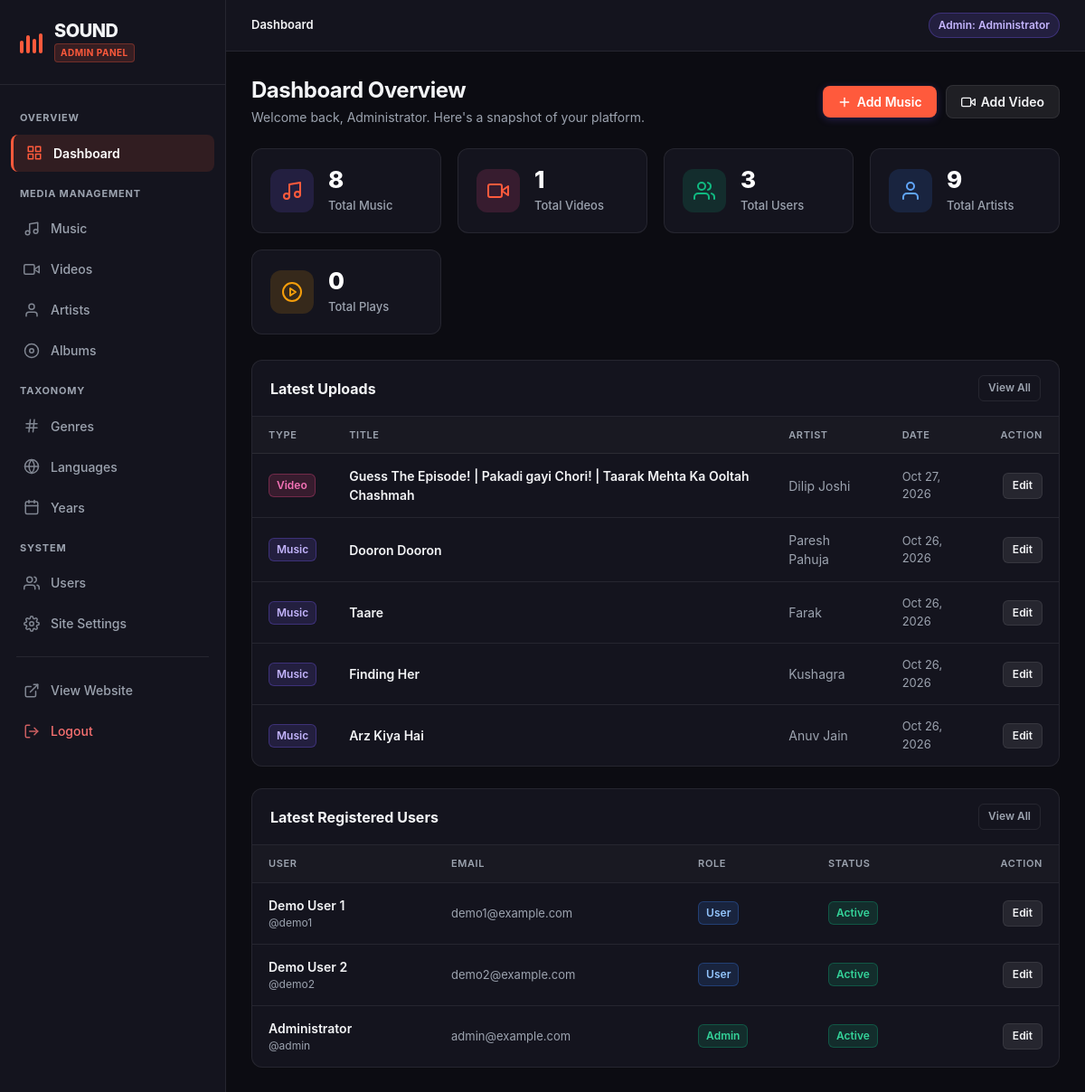
Page /admin/dashboard.php (signed in) on the committed database.
### tables this page shows
CREATE TABLE `videos` (
  `id` int(11) NOT NULL,
  `artist_id` int(11) NOT NULL,
  `album_id` int(11) DEFAULT NULL,
  `genre_id` int(11) NOT NULL,
  `language_id` int(11) NOT NULL,
  `year_id` int(11) NOT NULL,
  `title` varchar(100) NOT NULL,
  `file_path` varchar(255) NOT NULL,
  `thumbnail` varchar(255) DEFAULT NULL,
  `description` text DEFAULT NULL,
  `duration` int(11) DEFAULT NULL,
  `play_count` int(11) DEFAULT 0,
  `created_at` timestamp NOT NULL DEFAULT current_timestamp()
);

CREATE TABLE `artists` (
  `id` int(11) NOT NULL,
  `name` varchar(100) NOT NULL,
  `description` text DEFAULT NULL
);

CREATE TABLE `music` (
  `id` int(11) NOT NULL,
  `artist_id` int(11) NOT NULL,
  `album_id` int(11) DEFAULT NULL,
  `genre_id` int(11) NOT NULL,
  `language_id` int(11) NOT NULL,
  `year_id` int(11) NOT NULL,
  `title` varchar(100) NOT NULL,
  `file_path` varchar(255) NOT NULL,
  `cover` varchar(255) DEFAULT NULL,
  `description` text DEFAULT NULL,
  `duration` int(11) DEFAULT NULL,
  `play_count` int(11) DEFAULT 0,
  `created_at` timestamp NOT NULL DEFAULT current_timestamp()
);

CREATE TABLE `users` (
  `id` int(11) NOT NULL,
  `role` enum('admin','user') NOT NULL DEFAULT 'user',
  `status` enum('active','disabled') NOT NULL DEFAULT 'active',
  `userid` varchar(20) NOT NULL,
  `name` varchar(100) NOT NULL,
  `address` text DEFAULT NULL,
  `phone` varchar(20) DEFAULT NULL,
  `email` varchar(100) NOT NULL,
  `password_hash` varchar(255) NOT NULL,
  `created_at` timestamp NOT NULL DEFAULT current_timestamp()
);

### config/database.php (called while the page is built, shortened)
<?php
try {
    $pdo = new PDO("mysql:host=" . DB_HOST . ";dbname=" . DB_NAME . ";charset=utf8mb4", DB_USER, DB_PASS);
    $pdo->setAttribute(PDO::ATTR_ERRMODE, PDO::ERRMODE_EXCEPTION);
} catch (PDOException $e) {
    if (defined('APP_DEBUG') && APP_DEBUG) {
        die("Could not connect to the database " . DB_NAME . ": " . $e->getMessage());
    } else {
        error_log("Database connection error: " . $e->getMessage());
        http_response_code(500);
        die("<!DOCTYPE html><html><head><title>Service Unavailable</title><link rel='stylesheet' href='/sound/assets/css/style.css'></head><body style='display:flex;align-items:center;justify-content:center;min-height:100vh;background:#121212;color:#fff;font-family:\"Segoe UI\", sans-serif;'><div style='text-align:center;'><h1>Service Temporarily Unavailable</h1><p style='color:#b3b3b3;'>We are experiencing database connectivity issues. Please try again in a few moments.</p></div></body></html>");
    }
}
function query($sql, $params = []) {
    global $pdo;
    $stmt = $pdo->prepare($sql);
    $stmt->execute($params);
    return $stmt;
}
function fetchAll($sql, $params = []) {
    return query($sql, $params)->fetchAll(PDO::FETCH_ASSOC);
}
function fetchOne($sql, $params = []) {
    return query($sql, $params)->fetch(PDO::FETCH_ASSOC);
}

### admin/dashboard.php (the view, shortened to what this page needs)
<?php
require_once __DIR__ . '/includes/admin_header.php';
$music_count = fetchOne("SELECT COUNT(*) as count FROM music")['count'] ?? 0;
$video_count = fetchOne("SELECT COUNT(*) as count FROM videos")['count'] ?? 0;
$user_count = fetchOne("SELECT COUNT(*) as count FROM users")['count'] ?? 0;
$artist_count = fetchOne("SELECT COUNT(*) as count FROM artists")['count'] ?? 0;
$music_plays = fetchOne("SELECT COALESCE(SUM(play_count), 0) as total FROM music")['total'] ?? 0;
$video_plays = fetchOne("SELECT COALESCE(SUM(play_count), 0) as total FROM videos")['total'] ?? 0;
$total_plays = $music_plays + $video_plays;
$latest_music = fetchAll("SELECT m.id, m.title, 'Music' as media_type, a.name as artist_name, m.created_at FROM music m LEFT JOIN artists a ON m.artist_id = a.id ORDER BY m.created_at DESC LIMIT 5");
$latest_videos = fetchAll("SELECT v.id, v.title, 'Video' as media_type, a.name as artist_name, v.created_at FROM videos v LEFT JOIN artists a ON v.artist_id = a.id ORDER BY v.created_at DESC LIMIT 5");
$latest_uploads = array_merge($latest_music, $latest_videos);
usort($latest_uploads, function($a, $b) {
    return strtotime($b['created_at']) <=> strtotime($a['created_at']);
});
$latest_uploads = array_slice($latest_uploads, 0, 5);
$recent_users = fetchAll("SELECT * FROM users ORDER BY created_at DESC LIMIT 5");
?>
<div class="admin-page-header">
    <div>
        <h1>Dashboard Overview</h1>
        <p style="color: var(--admin-text-muted); margin: 4px 0 0 0; font-size: 14px;">Welcome back, <?php echo htmlspecialchars($user_name); ?>. Here's a snapshot of your platform.</p>
    </div>
    <div class="header-actions">
        <a href="add_music.php" class="btn btn-primary">
            <svg width="16" height="16" viewBox="0 0 24 24" fill="none" stroke="currentColor" stroke-width="2" stroke-linecap="round" stroke-linejoin="round"><line x1="12" y1="5" x2="12" y2="19"></line><line x1="5" y1="12" x2="19" y2="12"></line></svg>
            Add Music
        </a>
        <a href="add_video.php" class="btn btn-secondary">
            <svg width="16" height="16" viewBox="0 0 24 24" fill="none" stroke="currentColor" stroke-width="2" stroke-linecap="round" stroke-linejoin="round"><polygon points="23 7 16 12 23 17 23 7"></polygon><rect x="1" y="5" width="15" height="14" rx="2" ry="2"></rect></svg>
            Add Video
        </a>
    </div>
</div>
<div class="admin-stats-grid">
    <div class="admin-stat-card">
        <div class="admin-stat-icon">
            <svg width="24" height="24" viewBox="0 0 24 24" fill="none" stroke="currentColor" stroke-width="2" stroke-linecap="round" stroke-linejoin="round">
                <path d="M9 18V5l12-2v13"></path>
                <circle cx="6" cy="18" r="3"></circle>
                <circle cx="18" cy="16" r="3"></circle>
            </svg>
        </div>
        <div class="admin-stat-details">
            <div class="stat-value"><?php echo number_format($music_count); ?></div>
            <div class="stat-label">Total Music</div>
        </div>
    </div>
    <div class="admin-stat-card">
        <div class="admin-stat-icon pink">
            <svg width="24" height="24" viewBox="0 0 24 24" fill="none" stroke="currentColor" stroke-width="2" stroke-linecap="round" stroke-linejoin="round">
                <polygon points="23 7 16 12 23 17 23 7"></polygon>
                <rect x="1" y="5" width="15" height="14" rx="2" ry="2"></rect>
            </svg>
        </div>
        <div class="admin-stat-details">
            <div class="stat-value"><?php echo number_format($video_count); ?></div>
            <div class="stat-label">Total Videos</div>
        </div>
    </div>
    <div class="admin-stat-card">
        <div class="admin-stat-icon green">
        </div>
        <div class="admin-stat-details">
            <div class="stat-value"><?php echo number_format($user_count); ?></div>
            <div class="stat-label">Total Users</div>
        </div>
    </div>
    <div class="admin-stat-card">
        <div class="admin-stat-icon blue">
            <svg width="24" height="24" viewBox="0 0 24 24" fill="none" stroke="currentColor" stroke-width="2" stroke-linecap="round" stroke-linejoin="round">
                <path d="M20 21v-2a4 4 0 0 0-4-4H8a4 4 0 0 0-4 4v2"></path>
                <circle cx="12" cy="7" r="4"></circle>
            </svg>
        </div>
        <div class="admin-stat-details">
            <div class="stat-value"><?php echo number_format($artist_count); ?></div>
            <div class="stat-label">Total Artists</div>
        </div>
    </div>
    <div class="admin-stat-card">
        <div class="admin-stat-icon yellow">
            <svg width="24" height="24" viewBox="0 0 24 24" fill="none" stroke="currentColor" stroke-width="2" stroke-linecap="round" stroke-linejoin="round">
                <circle cx="12" cy="12" r="10"></circle>
                <polygon points="10 8 16 12 10 16 10 8"></polygon>
            </svg>
        </div>
        <div class="admin-stat-details">
            <div class="stat-value"><?php echo number_format($total_plays); ?></div>
            <div class="stat-label">Total Plays</div>
        </div>
    </div>
</div>
<div class="admin-dashboard-grid">
    <div class="admin-panel">
        <div class="admin-panel-header">
            <h3>Latest Uploads</h3>
            <a href="music.php" class="btn btn-outline btn-sm">View All</a>
        </div>
        <div style="overflow-x: auto;">
            <table class="admin-table">
                <thead>
                    <tr>
                        <th>Type</th>
                        <th>Title</th>
                        <th>Artist</th>
                        <th>Date</th>
                        <th style="text-align: right;">Action</th>
                    </tr>
                </thead>
                <tbody>
                    <?php if (empty($latest_uploads)): ?>
                        <tr>
                            <td colspan="5" style="text-align: center; color: var(--admin-text-muted); padding: 24px;">No uploads found.</td>
                        </tr>
                    <?php else: ?>
                        <?php foreach ($latest_uploads as $item): ?>
                            <tr>
                                <td>
                                    <?php if ($item['media_type'] === 'Music'): ?>
                                        <span class="admin-badge admin-badge-music">Music</span>
                                    <?php else: ?>
                                        <span class="admin-badge admin-badge-video">Video</span>
                                    <?php endif; ?>
                                </td>
                                <td style="font-weight: 600;"><?php echo htmlspecialchars($item['title']); ?></td>
                                <td style="color: var(--admin-text-muted);"><?php echo htmlspecialchars($item['artist_name'] ?? 'Unknown'); ?></td>
                                <td style="color: var(--admin-text-muted); font-size: 13px;"><?php echo date('M j, Y', strtotime($item['created_at'])); ?></td>
                                <td style="text-align: right;">
                                    <?php if ($item['media_type'] === 'Music'): ?>
                                        <a href="edit_music.php?id=<?php echo $item['id']; ?>" class="btn btn-secondary btn-sm">Edit</a>
                                    <?php else: ?>
                                        <a href="edit_video.php?id=<?php echo $item['id']; ?>" class="btn btn-secondary btn-sm">Edit</a>
                                    <?php endif; ?>
                                </td>
                            </tr>
                        <?php endforeach; ?>
                    <?php endif; ?>
                </tbody>
            </table>
        </div>
    </div>
    <div class="admin-panel">
        <div class="admin-panel-header">
            <h3>Latest Registered Users</h3>
            <a href="users.php" class="btn btn-outline btn-sm">View All</a>
        </div>
        <div style="overflow-x: auto;">
            <table class="admin-table">
                <thead>
                    <tr>
                        <th>User</th>
                        <th>Email</th>
                        <th>Role</th>
                        <th>Status</th>
                        <th style="text-align: right;">Action</th>
                    </tr>
                </thead>
                <tbody>
                    <?php if (empty($recent_users)): ?>
                        <tr>
                            <td colspan="5" style="text-align: center; color: var(--admin-text-muted); padding: 24px;">No registered users found.</td>
                        </tr>
                    <?php else: ?>
                        <?php foreach ($recent_users as $u): ?>
                            <tr>
                                <td>
                                    <div style="font-weight: 600;"><?php echo htmlspecialchars($u['name']); ?></div>
                                    <div style="font-size: 12px; color: var(--admin-text-muted);">@<?php echo htmlspecialchars($u['userid']); ?></div>
                                </td>
                                <td style="color: var(--admin-text-muted); font-size: 13px;"><?php echo htmlspecialchars($u['email']); ?></td>
                                <td>
                                    <span class="admin-badge admin-badge-<?php echo htmlspecialchars($u['role']); ?>">
                                        <?php echo htmlspecialchars($u['role']); ?>
                                    </span>
                                </td>
                                <td>
                                    <span class="admin-badge admin-badge-<?php echo htmlspecialchars($u['status']); ?>">
                                        <?php echo htmlspecialchars($u['status']); ?>
                                    </span>
                                </td>
                                <td style="text-align: right;">
                                    <a href="edit_user.php?id=<?php echo $u['id']; ?>" class="btn btn-secondary btn-sm">Edit</a>
                                </td>
                            </tr>
                        <?php endforeach; ?>
                    <?php endif; ?>
                </tbody>
            </table>
        </div>
    </div>
</div>
<?php require_once __DIR__ . '/includes/admin_footer.php'; ?>

### assets/css/style.css (style rules this page uses)
:root { --bg-base: #121212; --bg-surface: #181818; --bg-card: #181818; --bg-card-hover: #242424; --bg-elevated: #282828; --bg-highlight: #323232; --border-color: #282828; --border-hover: #3e3e3e; --text-primary: #FFFFFF; --text-muted: #B3B3B3; --text-subtle: #727272; --accent: #FF5A3C; --accent-hover: #ff7157; --accent-active: #e04a2f; --accent-subtle: rgba(255, 90, 60, 0.15); --accent-text: #FFFFFF; --danger: #ef4444; --danger-subtle: rgba(239, 68, 68, 0.15); --success: #22c55e; --success-subtle: rgba(34, 197, 94, 0.15); --font-sans: 'Segoe UI', -apple-system, BlinkMacSystemFont, Roboto, 'Helvetica Neue', Arial, sans-serif; --font-mono: SFMono-Regular, Consolas, 'Liberation Mono', Menlo, monospace; --radius-sm: 4px; --radius-md: 6px; --radius-card: 8px; --radius-pill: 9999px; --sidebar-width: 240px; --player-height: 80px; --topbar-height: 64px; --transition-fast: 0.15s ease; --transition-normal: 0.2s ease; --shadow-card: 0 4px 12px rgba(0, 0, 0, 0.4); --shadow-dropdown: 0 8px 24px rgba(0, 0, 0, 0.6); }
*, *::before, *::after { margin: 0; padding: 0; box-sizing: border-box; }
html { font-size: 16px; color-scheme: dark; background-color: var(--bg-base); }
body { font-family: var(--font-sans); background-color: var(--bg-base); color: var(--text-primary); line-height: 1.5; -webkit-font-smoothing: antialiased; -moz-osx-font-smoothing: grayscale; min-height: 100vh; }
a { color: inherit; text-decoration: none; transition: color var(--transition-fast); }
img, svg { display: block; max-width: 100%; }
h1, h2, h3, h4, h5, h6 { color: var(--text-primary); font-weight: 700; line-height: 1.25; }
h1 { font-size: 28px; margin-bottom: 20px; letter-spacing: -0.02em; }
h3 { font-size: 18px; margin-bottom: 12px; }
p { color: var(--text-muted); margin-bottom: 12px; }
.btn { display: inline-flex; align-items: center; justify-content: center; gap: 8px; padding: 9px 18px; border: 1px solid transparent; border-radius: var(--radius-md); cursor: pointer; font-size: 14px; font-weight: 600; line-height: 1.4; text-align: center; transition: background-color var(--transition-fast), border-color var(--transition-fast), transform var(--transition-fast), opacity var(--transition-fast); user-select: none; }
.btn-primary { background-color: var(--accent); color: var(--accent-text); border-color: var(--accent); }
.btn-secondary { background-color: var(--bg-elevated); color: var(--text-primary); border-color: var(--border-color); }
.btn-sm { padding: 6px 12px; font-size: 12px; border-radius: var(--radius-sm); }

### rows in the picture
videos: shows "Video", title "Guess The Episode! | Pakadi gayi Chori! | Taarak Mehta Ka Ooltah Chashmah", artist.name "Dilip Joshi", created_at "Oct 27, 2026"
music: shows "Music", title "Dooron Dooron", artist.name "Paresh Pahuja", created_at "Oct 26, 2026"
music: shows "Music", title "Taare", artist.name "Farak", created_at "Oct 26, 2026"
music: shows "Music", title "Finding Her", artist.name "Kushagra", created_at "Oct 26, 2026"
music: shows "Music", title "Arz Kiya Hai", artist.name "Anuv Jain", created_at "Oct 26, 2026"
users: name "Demo User 1", userid "demo1", email "demo1@example.com", role "User", status "Active"
users: name "Demo User 2", userid "demo2", email "demo2@example.com", role "User", status "Active"
users: name "Administrator", userid "admin", email "admin@example.com", role "Admin", status "Active"

### other values in the picture
$site_name "SOUND"
$crumb['title'] "Dashboard"
$user_name "Administrator"
$music_count "8"
$video_count "1"
$user_count "3"
$artist_count "9"
$total_plays "0"
